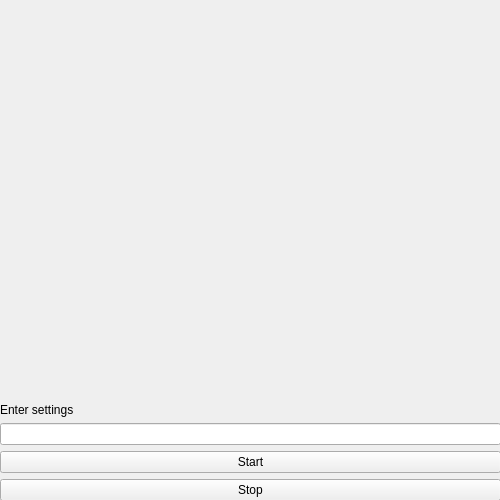
<?xml version="1.0" encoding="UTF-8"?>
<ui version="4.0">
 <class>MainWindow</class>
 <widget class="QMainWindow" name="MainWindow">
  <property name="geometry">
   <rect>
    <x>0</x>
    <y>0</y>
    <width>500</width>
    <height>500</height>
   </rect>
  </property>
  <property name="minimumSize">
   <size>
    <width>500</width>
    <height>500</height>
   </size>
  </property>
  <property name="maximumSize">
   <size>
    <width>500</width>
    <height>500</height>
   </size>
  </property>
  <property name="windowTitle">
   <string>MainWindow</string>
  </property>
  <widget class="QWidget" name="centralwidget">
   <widget class="QWidget" name="verticalLayoutWidget">
    <property name="geometry">
     <rect>
      <x>0</x>
      <y>0</y>
      <width>501</width>
      <height>501</height>
     </rect>
    </property>
    <layout class="QVBoxLayout" name="verticalLayout">
     <item>
      <spacer name="verticalSpacer">
       <property name="orientation">
        <enum>Qt::Vertical</enum>
       </property>
       <property name="sizeHint" stdset="0">
        <size>
         <width>20</width>
         <height>40</height>
        </size>
       </property>
      </spacer>
     </item>
     <item>
      <widget class="QLabel" name="labelSettings">
       <property name="text">
        <string>Enter settings</string>
       </property>
      </widget>
     </item>
     <item>
      <widget class="QLineEdit" name="textSettings"/>
     </item>
     <item>
      <widget class="QPushButton" name="start">
       <property name="text">
        <string>Start</string>
       </property>
      </widget>
     </item>
     <item>
      <widget class="QPushButton" name="stop">
       <property name="text">
        <string>Stop</string>
       </property>
      </widget>
     </item>
    </layout>
   </widget>
  </widget>
 </widget>
 <resources/>
 <connections/>
</ui>
